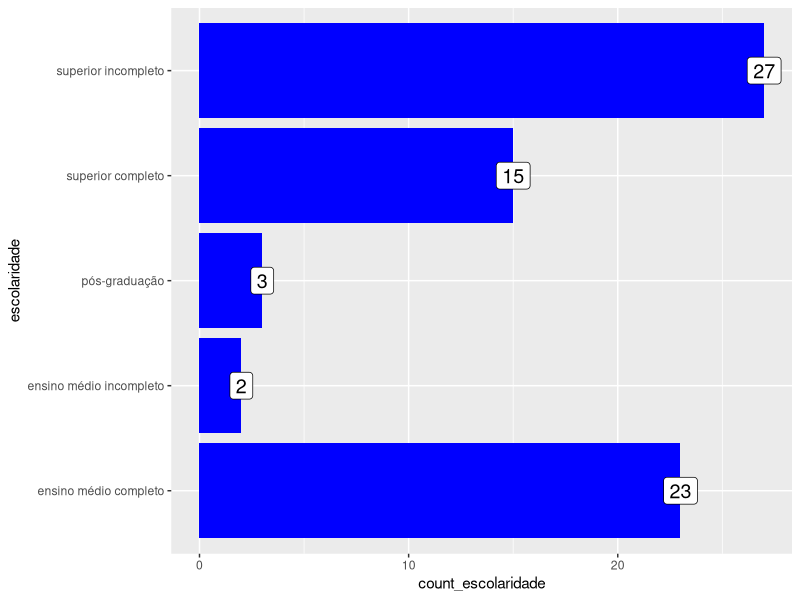

The R source for this figure:
# Installing packages and accessing the library to calculate MODA
install.packages("modeest")
library(modeest)

# Installing packages and accessing libraries to generate graphics
install.packages("ggplot2")
install.packages("tidyverse")
library(tidyverse)
library(ggplot2)

# Importando a base de dados
bd <- read.table("BD1.csv", header=TRUE, sep=";")

# Central tendency and dispersion measures

# Age
cat("AGE 
    Mean:", mean(bd$idade),
    "Median:", median(bd$idade),
    "Moda:", mlv(bd$idade),
    "Standard Deviation:", sd(bd$idade),
    "Variance:", sd(bd$idade) * sd(bd$idade))

# Last salary amount
cat("LAST SALARY VALUE 
    Mean:", mean(bd$valor.do.último.salário),
    "Median:", median(bd$valor.do.último.salário),
    "Moda:", mlv(bd$valor.do.último.salário),
    "Standard Deviation:", sd(bd$valor.do.último.salário),
    "Variance:", sd(
      bd$valor.do.último.salário) * sd(bd$valor.do.último.salário))

# Length of professional experience
cat("PROFESSIONAL EXPERIENCE LENGTH
    Mean:", mean(bd$tempo.de.experiência.profissional),
    "Median:", median(bd$tempo.de.experiência.profissional),
    "Moda:", mlv(bd$tempo.de.experiência.profissional),
    "Standard Deviation:", sd(bd$tempo.de.experiência.profissional),
    "Variance:", sd(
      bd$tempo.de.experiência.profissional) * sd(bd$tempo.de.experiência.profissional))

# Length of experience in the role
cat("TIME OF EXPERIENCE IN THE ROLE
    Mean:", mean(bd$tempo.de.experiência.na.função),
    "Median:", median(bd$tempo.de.experiência.na.função),
    "Moda:", mlv(bd$tempo.de.experiência.na.função),
    "Standard Deviation:", sd(bd$tempo.de.experiência.na.função),
    "Variance:", sd(
      bd$tempo.de.experiência.na.função) * sd(bd$tempo.de.experiência.na.função))

# Bar Chart of the Education variable
bd %>%
  group_by(escolaridade) %>%
  summarise(
    count_escolaridade = n()
  ) %>%
  
  # Bar Chart
  ggplot(aes(x = escolaridade, y = count_escolaridade, label = count_escolaridade)) +
  geom_bar(stat = "identity", fill = "blue") +
  geom_label(size = 5) +
  coord_flip()
